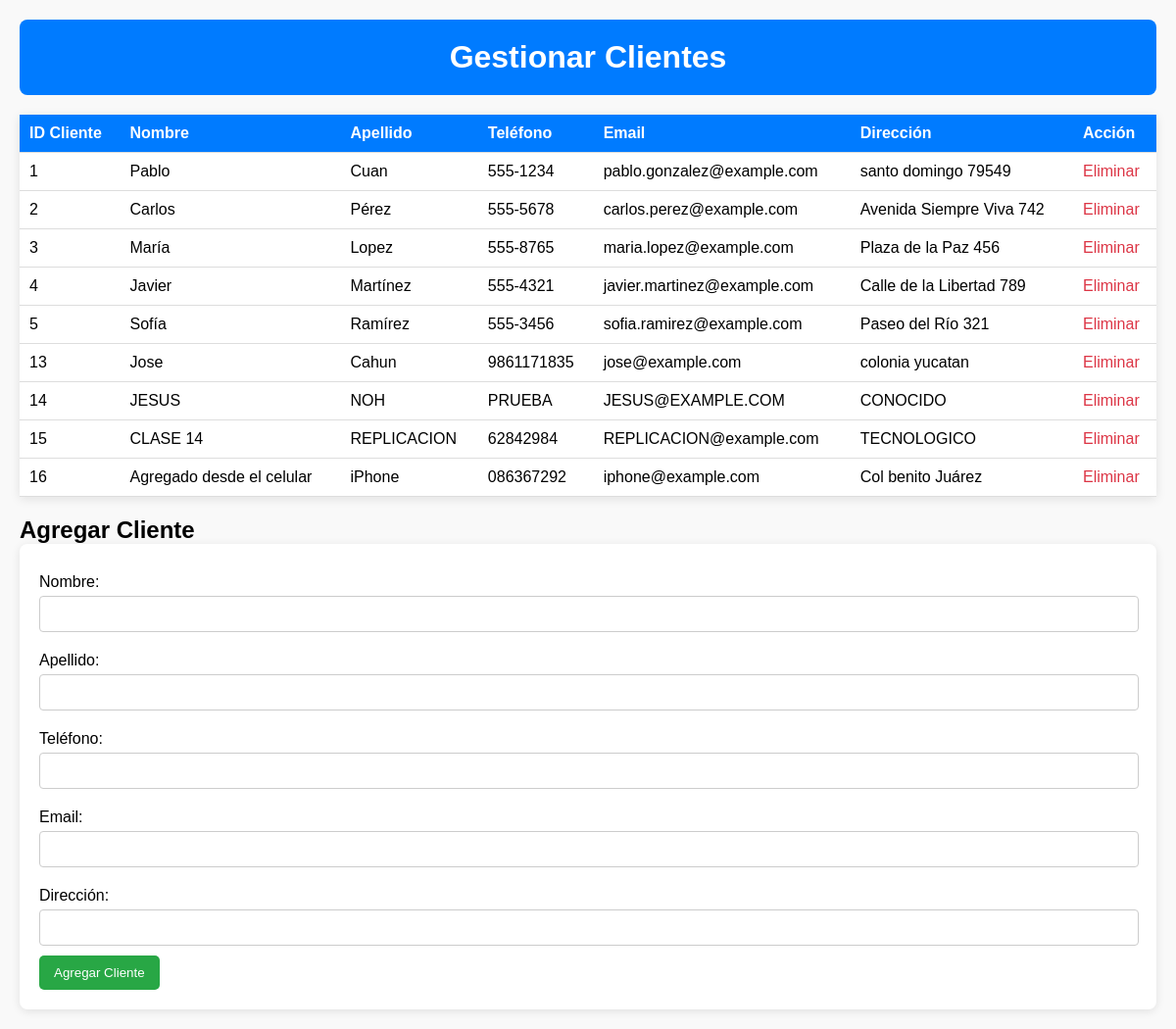
The page /clientes.php on the database its author committed.
### tables this page shows
CREATE TABLE `cliente` (
  `id_cliente` int NOT NULL AUTO_INCREMENT,
  `nombre` varchar(100) NOT NULL,
  `apellido` varchar(100) NOT NULL,
  `telefono` varchar(15) DEFAULT NULL,
  `email` varchar(100) DEFAULT NULL,
  `direccion` varchar(200) DEFAULT NULL,
  PRIMARY KEY (`id_cliente`)
);

### clientes.php (the view, shortened to what this page needs)
<?php
$conn = new mysqli('localhost', 'recepcionista', 'contrasena123', 'veterinaria');
$sql = "SELECT * FROM Cliente";
$result = $conn->query($sql);
?>
<!DOCTYPE html>
<html lang="es">
<head>
</head>
<body>
<header>
    <h1>Gestionar Clientes</h1>
</header>
<table>
    <tr>
        <th>ID Cliente</th>
        <th>Nombre</th>
        <th>Apellido</th>
        <th>Teléfono</th>
        <th>Email</th>
        <th>Dirección</th>
        <th>Acción</th>
    </tr>
    <?php while($row = $result->fetch_assoc()): ?>
    <tr>
        <td><?php echo htmlspecialchars($row['id_cliente']); ?></td>
        <td><?php echo htmlspecialchars($row['nombre']); ?></td>
        <td><?php echo htmlspecialchars($row['apellido']); ?></td>
        <td><?php echo htmlspecialchars($row['telefono']); ?></td>
        <td><?php echo htmlspecialchars($row['email']); ?></td>
        <td><?php echo htmlspecialchars($row['direccion']); ?></td>
        <td><a class="delete-link" href="clientes.php?eliminar=<?php echo $row['id_cliente']; ?>">Eliminar</a></td>
    </tr>
    <?php endwhile; ?>
</table>
<h2>Agregar Cliente</h2>
<form method="post">
    <label>Nombre:</label>
    <input type="text" name="nombre" required>
    <label>Apellido:</label>
    <input type="text" name="apellido" required>
    <label>Teléfono:</label>
    <input type="text" name="telefono" required>
    <label>Email:</label>
    <input type="email" name="email" required>
    <label>Dirección:</label>
    <input type="text" name="direccion" required>
    <button type="submit">Agregar Cliente</button>
</form>
</body>
</html>

### clientes.php (style rules this page uses)
body { font-family: Arial, sans-serif; background-color: #f9f9f9; margin: 0; padding: 20px; }
header { background: #007BFF; color: #fff; padding: 20px; text-align: center; border-radius: 8px; margin-bottom: 20px; }
h1, h2 { margin: 0; }
table { width: 100%; border-collapse: collapse; margin-bottom: 20px; background: #fff; box-shadow: 0 2px 10px rgba(0, 0, 0, 0.1); }
th, td { padding: 10px; text-align: left; border-bottom: 1px solid #ddd; }
th { background: #007BFF; color: #fff; }
form { background: #fff; padding: 20px; border-radius: 8px; box-shadow: 0 2px 10px rgba(0, 0, 0, 0.1); }
label { display: block; margin: 10px 0 5px; }
input[type="text"], input[type="email"] { width: calc(100% - 20px); padding: 10px; margin-bottom: 10px; border: 1px solid #ccc; border-radius: 4px; }
button { background: #28a745; color: white; padding: 10px 15px; border: none; border-radius: 5px; cursor: pointer; transition: background 0.3s; }
.delete-link { color: #dc3545; text-decoration: none; }

### rows shown on the page
cliente: id_cliente "1", nombre "Pablo", apellido "Cuan", telefono "555-1234", email "pablo.gonzalez@example.com", direccion "santo domingo 79549"
cliente: id_cliente "2", nombre "Carlos", apellido "Pérez", telefono "555-5678", email "carlos.perez@example.com", direccion "Avenida Siempre Viva 742"
cliente: id_cliente "3", nombre "María", apellido "Lopez", telefono "555-8765", email "maria.lopez@example.com", direccion "Plaza de la Paz 456"
cliente: id_cliente "4", nombre "Javier", apellido "Martínez", telefono "555-4321", email "javier.martinez@example.com", direccion "Calle de la Libertad 789"
cliente: id_cliente "5", nombre "Sofía", apellido "Ramírez", telefono "555-3456", email "sofia.ramirez@example.com", direccion "Paseo del Río 321"
cliente: id_cliente "13", nombre "Jose", apellido "Cahun", telefono "9861171835", email "jose@example.com", direccion "colonia yucatan"
cliente: id_cliente "14", nombre "JESUS", apellido "NOH", telefono "PRUEBA", email "JESUS@EXAMPLE.COM", direccion "CONOCIDO"
cliente: id_cliente "15", nombre "CLASE 14", apellido "REPLICACION", telefono "62842984", email "REPLICACION@example.com", direccion "TECNOLOGICO"
cliente: id_cliente "16", nombre "Agregado desde el celular", apellido "iPhone", telefono "086367292", email "iphone@example.com", direccion "Col benito Juárez"
